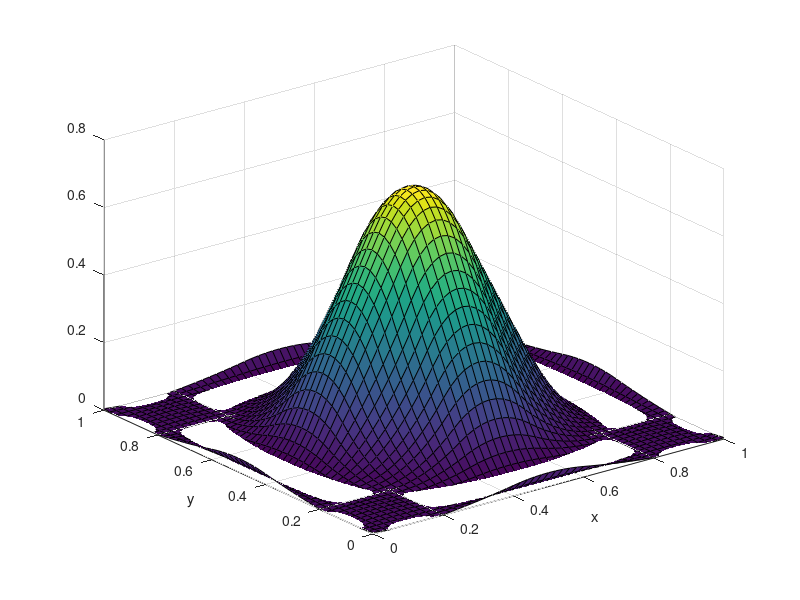
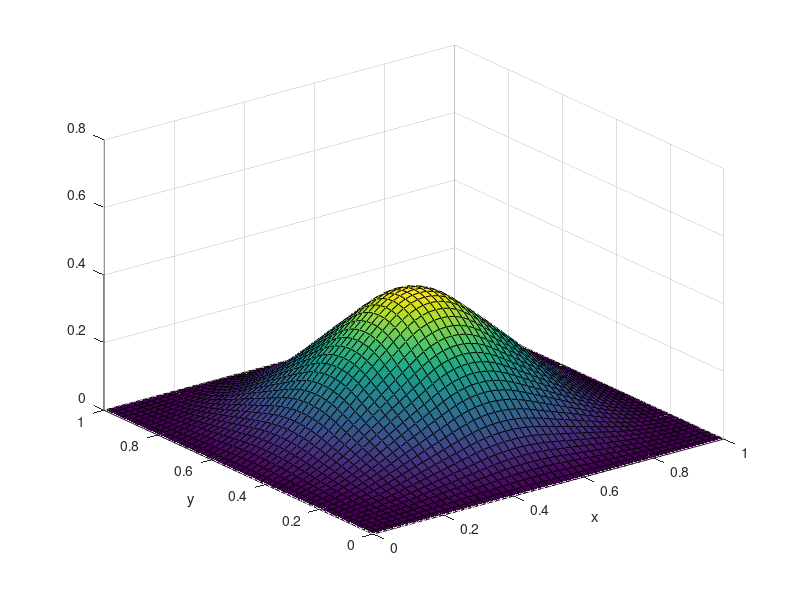

Write MATLAB code to recreate these figures, in order. (Note: a time limit stopped this script after it produced the figures.)
1;

% Build cartesian product of specified vectors.
% Vector orientation is arbitrary.
%
% Order: first component changes fastest
%
% a1, a2, ... - sequence of n vectors
%
% returns - array of n-columns containing all the combinations of values in aj
function c = cartesian(varargin)
  n = nargin;

  [F{1:n}] = ndgrid(varargin{:});
  for i = n:-1:1
    c(i,:) = F{i}(:);
  end
end

% Create a row vector of size n filled with val
function r = row_of(val, n)
  r = val * ones(1, n);
end


% Index conventions
%------------------
%
% DoFs             - zero-based
% Elements         - zero-based
% Knot elements    - zero-based
% Linear indices   - one-based


% Create an one-dimensional basis object from specified data.
% Performs some simple input validation.
%
% For a standard, clamped B-spline basis first and last elements of the knot vector
% should be repeated (p+1) times.
%
% p       - polynomial order
% points  - increasing sequence of values defining the mesh
% knot    - knot vector containing integer indices of mesh points (starting from 0)
%
% returns - structure describing the basis
function b = basis1d(p, points, knot)
  validateattributes(points, {}, {'increasing'});
  validateattributes(knot, {}, {'nondecreasing'});
  assert(max(knot) == length(points) - 1, sprintf('Invalid knot index: %d, points: %d)', max(knot), length(points)));

  b.p = p;
  b.points = points;
  b.knot = knot;
endfunction

% Number of basis functions (DoFs) in the 1D basis
function n = number_of_dofs(b)
  n = length(b.knot) - b.p - 1;
endfunction

% Number of elements the domain is subdivided into
function n = number_of_elements(b)
  n = length(b.points) - 1;
endfunction

% Domain point corresponding to i-th element of the knot vector
function x = knot_point(b, i)
  x = b.points(b.knot(i) + 1);
endfunction

% Row vector containing indices of all the DoFs
function idx = dofs1d(b)
  n = number_of_dofs(b);
  idx = 0 : n-1;
endfunction

% Enumerate degrees of freedom in a tensor product of 1D bases
%
% b1, b2, ...  - sequence of n 1D bases
%
% returns - array of indices (n-columns) of basis functions
function idx = dofs(varargin)
  if (nargin == 1)
    idx = dofs1d(varargin{:});
  else
    ranges = cellfun(@(b) dofs1d(b), varargin, 'UniformOutput', false);
    idx = cartesian(ranges{:});
  endif
endfunction

% Row vector containing indices of all the elements
function idx = elements1d(b)
  n = number_of_elements(b);
  idx = 0 : n-1;
endfunction

% Enumerate element indices for a tensor product of 1D bases
%
% b1, b2, ...  - sequence of n 1D bases
%
% returns - array of indices (n-columns) of element indices
function idx = elements(varargin)
  if (nargin == 1)
    idx = elements1d(varargin{:});
  else
    ranges = cellfun(@(b) elements1d(b), varargin, 'UniformOutput', false);
    idx = cartesian(ranges{:});
  endif
endfunction

% Index of the first DoF that is non-zero over the specified element
function idx = first_dof_on_element(e, b)
  idx = lookup(b.knot, e) - b.p - 1;
endfunction

% Row vector containing indices of DoFs that are non-zero over the specified element
%
% e - element index (scalar)
% b - 1D basis
function idx = dofs_on_element1d(e, b)
  a = first_dof_on_element(e, b);
  idx = a : a + b.p;
endfunction

% Row vector containing indices (columns) of DoFs that are non-zero over the specified element
%
% e      - element index (pair)
% bx, by - 1D bases
function idx = dofs_on_element2d(e, bx, by)
  rx = dofs_on_element1d(e(1), bx);
  ry = dofs_on_element1d(e(2), by);
  idx = cartesian(rx, ry);
endfunction

% Compute 1-based, linear index of tensor product DoF.
% Column-major order - first index component changes fastest.
%
% dof           - n-tuple index
% b1, b2,, ...  - sequence of n 1D bases
%
% returns - linearized scalar index
function idx = linear_index(dof, varargin)
  n = length(varargin);

  idx = dof(n);
  for i = n-1 : -1 : 1
    ni = number_of_dofs(varargin{i});
    idx = dof(i) + idx * ni;
  endfor

  idx += 1;
endfunction

% Assuming clamped B-spline basis, compute the polynomial order based on the knot
function p = degree_from_knot(knot)
  p = find(knot > 0, 1) - 2;
endfunction

% Create a knot without interior repeated nodes
%
% elems - number of elements to subdivide domain into
% p     - polynomial degree
function knot = simple_knot(elems, p)
  pad = ones(1, p);
  knot = [0 * pad, 0:elems, elems * pad];
endfunction


% Spline evaluation functions are based on:
%
%    The NURBS Book, L. Piegl, W. Tiller, Springer 1995


% Find index i such that x lies between points corresponding to knot(i) and knot(i+1)
function span = find_span(x, b)
  low  = b.p + 1;
  high = number_of_dofs(b) + 1;

  if (x >= knot_point(b, high))
    span = high - 1;
  elseif (x <= knot_point(b, low))
    span = low;
  else
    span = floor((low + high) / 2);
    while (x < knot_point(b, span) || x >= knot_point(b, span + 1))
      if (x < knot_point(b, span))
        high = span;
      else
        low = span;
      endif
      span = floor((low + high) / 2);
    endwhile
  endif
endfunction

% Compute values at point x of (p+1) basis functions that are nonzero over the element
% corresponding to specified span.
%
% span  - span containing x, as computed by function find_span
% x     - point of evaluation
% b     - basis
%
% returns - vector of size (p+1)
function out = evaluate_bspline_basis(span, x, b)
  p = b.p;
  out = zeros(p + 1, 1);
  left = zeros(p, 1);
  right = zeros(p, 1);

  out(1) = 1;
  for j = 1:p
    left(j)  = x - knot_point(b, span + 1 - j);
    right(j) = knot_point(b, span + j) - x;
    saved = 0;

    for r = 1:j
      tmp = out(r) / (right(r) + left(j - r + 1));
      out(r) = saved + right(r) * tmp;
      saved = left(j - r + 1) * tmp;
    endfor
    out(j + 1) = saved;
  endfor
endfunction

% Compute values and derivatives of order up to der at point x of (p+1) basis functions
% that are nonzero over the element corresponding to specified span.
%
% span  - span containing x, as computed by function find_span
% x     - point of evaluation
% b     - basis
%
% returns - array of size (p+1) x (der + 1) containing values and derivatives
function out = evaluate_bspline_basis_ders(span, x, b, der)
  p = b.p;
  out = zeros(p + 1, der + 1);
  left = zeros(p, 1);
  right = zeros(p, 1);
  ndu = zeros(p + 1, p + 1);
  a = zeros(2, p + 1);

  ndu(1, 1) = 1;
  for j = 1:p
    left(j)  = x - knot_point(b, span + 1 - j);
    right(j) = knot_point(b, span + j) - x;
    saved = 0;

    for r = 1:j
      ndu(j + 1, r) = right(r) + left(j - r + 1);
      tmp = ndu(r, j) / ndu(j + 1, r);
      ndu(r, j + 1) = saved + right(r) * tmp;
      saved = left(j - r + 1) * tmp;
    endfor
    ndu(j + 1, j + 1) = saved;
  endfor

  out(:, 1) = ndu(:, p + 1);

  for r = 0:p
    s1 = 1;
    s2 = 2;
    a(1, 1) = 1;

    for k = 1:der
      d = 0;
      rk = r - k;
      pk = p - k;
      if (r >= k)
        a(s2, 1) = a(s1, 1) / ndu(pk + 2, rk + 1);
        d = a(s2, 1) * ndu(rk + 1, pk + 1);
      endif
      j1 = max(-rk, 1);
      if (r - 1 <= pk)
        j2 = k - 1;
      else
        j2 = p - r;
      endif
      for j = j1:j2
        a(s2, j + 1) = (a(s1, j + 1) - a(s1, j)) / ndu(pk + 2, rk + j + 1);
        d = d + a(s2, j + 1) * ndu(rk + j + 1, pk + 1);
      endfor
      if (r <= pk)
        a(s2, k + 1) = -a(s1, k) / ndu(pk + 2, r + 1);
        d = d + a(s2, k + 1) * ndu(r + 1, pk + 1);
      endif
      out(r + 1, k + 1) = d;
      t = s1;
      s1 = s2;
      s2 = t;
    endfor
  endfor

  r = p;
  for k = 1:der
    for j = 1:p+1
      out(j, k + 1) = out(j, k + 1) * r;
    endfor
    r = r * (p - k);
  endfor

endfunction

% Evaluate combination of 2D B-splines at point x
function val = evaluate2d(u, x, bx, by)
  sx = find_span(x(1), bx);
  sy = find_span(x(2), by);

  valsx = evaluate_bspline_basis(sx, x(1), bx);
  valsy = evaluate_bspline_basis(sy, x(2), by);

  offx = sx - bx.p;
  offy = sy - by.p;

  val = 0;
  for i = 0:bx.p
    for j = 0:by.p
      val = val + u(offx + i, offy + j) * valsx(i + 1) * valsy(j + 1);
    endfor
  endfor
endfunction

% Compute value and gradient of combination of 1D B-splines at point x
function [val, grad] = evaluate_with_grad2d(u, x, bx, by)
  sx = find_span(x(1), bx);
  sy = find_span(x(2), by);

  valsx = evaluate_bspline_basis_ders(sx, x(1), bx, 1);
  valsy = evaluate_bspline_basis_ders(sy, x(2), by, 1);

  offx = sx - bx.p;
  offy = sy - by.p;

  val = 0;
  grad = [0 0];
  for i = 0:bx.p
    for j = 0:by.p
      c = u(offx + i, offy + j);
      val     += c * valsx(i + 1, 1) * valsy(j + 1, 1);
      grad(1) += c * valsx(i + 1, 2) * valsy(j + 1, 1);
      grad(2) += c * valsx(i + 1, 1) * valsy(j + 1, 2);
    endfor
  endfor
endfunction

% Returns a structure containing information about 1D basis functions that can be non-zero at x,
% with the following fields:
%   offset - difference between global DoF numbers and indices into vals array
%   vals   - array of size (p+1) x (der + 1) containing values and derivatives of basis functions at x
function data = eval_local_basis(x, b, ders)
  span = find_span(x, b);
  first = span - b.p - 1;
  data.offset = first - 1;
  data.vals = evaluate_bspline_basis_ders(span, x, b, ders);
endfunction

% Compute value and derivative of specified 1D basis function, given data computed
% by function eval_local_basis
function [v, dv] = eval_dof1d(dof, data, b)
  v = data.vals(dof - data.offset, 1);
  dv = data.vals(dof - data.offset, 2);
endfunction

% Compute value and gradient of specified 2D basis function, given data computed
% by function eval_local_basis
function [v, dv] = eval_dof2d(dof, datax, datay, bx, by)
  [a, da] = eval_dof1d(dof(1), datax, bx);
  [b, db] = eval_dof1d(dof(2), datay, by);
  v = a * b;
  dv = [da * b, a * db];
endfunction

% Creates a wrapper function that takes 2D basis function index as argument and returns
% its value and gradient
function f = basis_evaluator2d(x, bx, by, ders)
  datax = eval_local_basis(x(1), bx, 1);
  datay = eval_local_basis(x(2), by, 1);
  f = @(i) eval_dof2d(i, datax, datay, bx, by);
endfunction


% Value of 1D element mapping jacobian (size of the element)
function a = jacobian1d(e, b)
  a = b.points(e + 2) - b.points(e + 1);
endfunction

% Value of 2D element mapping jacobian (size of the element)
function a = jacobian2d(e, bx, by)
  a = jacobian1d(e(1), bx) * jacobian1d(e(2), by);
endfunction

% Row vector of points of the k-point Gaussian quadrature on [a, b]
function xs = quad_points(a, b, k)
  % Affine mapping [-1, 1] -> [a, b]
  map = @(x) 0.5 * (a * (1 - x) + b * (x + 1));
  switch (k)
    case 1
      xs = [0];
    case 2
      xs = [-0.5773502691896257645, ...
             0.5773502691896257645];
    case 3
      xs = [-0.7745966692414833770, ...
             0,                     ...
             0.7745966692414833770];
    case 4
      xs = [-0.8611363115940525752, ...
            -0.3399810435848562648, ...
             0.3399810435848562648, ...
             0.8611363115940525752];
    case 5
      xs = [-0.9061798459386639928, ...
            -0.5384693101056830910, ...
             0,                     ...
             0.5384693101056830910, ...
             0.9061798459386639928];
  endswitch
  xs = map(xs);
endfunction

% Row vector of weights of the k-point Gaussian quadrature on [a, b]
function ws = quad_weights(k)
  switch (k)
    case 1
      ws = [2];
    case 2
      ws = [1, 1];
    case 3
      ws = [0.55555555555555555556, ...
            0.88888888888888888889, ...
            0.55555555555555555556];
    case 4
      ws = [0.34785484513745385737, ...
            0.65214515486254614263, ...
            0.65214515486254614263, ...
            0.34785484513745385737];
    case 5
      ws = [0.23692688505618908751, ...
            0.47862867049936646804, ...
            0.56888888888888888889, ...
            0.47862867049936646804, ...
            0.23692688505618908751]
  endswitch
  % Gaussian quadrature is defined on [-1, 1], we use [0, 1]
  ws = ws / 2;
endfunction

% Create array of structures containing quadrature data for integrating over 2D element
%
% e      - element index (pair)
% k      - quadrature order
% bx, by - 1D bases
%
% returns - array of structures with fields
%              x - point
%              w - weight
function qs = quad_data2d(e, k, bx, by)
  xs = quad_points(bx.points(e(1) + 1), bx.points(e(1) + 2), k);
  ys = quad_points(by.points(e(2) + 1), by.points(e(2) + 2), k);
  ws = quad_weights(k);

  for i = 1:k
    for j = 1:k
      qs(i, j).x = [xs(i), ys(j)];
      qs(i, j).w = ws(i) * ws(j);
    endfor
  endfor
  qs = reshape(qs, 1, []);

endfunction

% Row vector containing indices (columns) of DoFs non-zero on the left edge
function ds = boundary_dofs_left(bx, by)
  ny = number_of_dofs(by);

  ds = [row_of(0, ny); dofs(by)];
endfunction

% Row vector containing indices (columns) of DoFs non-zero on the right edge
function ds = boundary_dofs_right(bx, by)
  nx = number_of_dofs(bx);
  ny = number_of_dofs(by);

  ds = [row_of(nx - 1, ny); dofs(by)];
endfunction

% Row vector containing indices (columns) of DoFs non-zero on the bottom edge
function ds = boundary_dofs_bottom(bx, by)
  nx = number_of_dofs(bx);

  ds = [dofs(bx); row_of(0, nx)];
endfunction

% Row vector containing indices (columns) of DoFs non-zero on the top edge
function ds = boundary_dofs_top(bx, by)
  nx = number_of_dofs(bx);
  ny = number_of_dofs(by);

  ds = [dofs(bx); row_of(ny - 1, nx)];
endfunction

% Row vector containing indices (columns) of DoFs non-zero on some part of the boundary
function ds = boundary_dofs2d(bx, by)
  left   = boundary_dofs_left(bx, by);
  right  = boundary_dofs_right(bx, by);
  bottom = boundary_dofs_bottom(bx, by);
  top    = boundary_dofs_top(bx, by);

  ds = [left, right, top(:,2:end-1), bottom(:,2:end-1)];
endfunction

% Modify matrix and right-hand side to enforce uniform (zero) Dirichlet boundary conditions
%
% M      - matrix
% F      - right-hand side
% dofs   - degrees of freedom to be fixed
% bx, by - 1D bases
%
% returns - modified M and F
function [M, F] = dirichlet_bc_uniform(M, F, dofs, bx, by)
  for d = dofs
    i = linear_index(d, bx, by);
    M(i, :) = 0;
    M(i, i) = 1;
    F(i) = 0;
  endfor
endfunction


% Evaluate function on a 2D cartesian product grid
%
% f      - function accepting 2D point as a two-element vector
% xs, ys - 1D arrays of coordinates
%
% returns - 2D array of values with (i, j) -> f( xs(j), ys(i) )
%           (this order is compatible with plotting functions)
function vals = evaluate_on_grid(f, xs, ys)
  [X, Y] = meshgrid(xs, ys);
  vals = arrayfun(@(x, y) f([x y]), X, Y);
endfunction

% Subdivide xr and yr into N equal size elements
function [xs, ys] = make_grid(xr, yr, N)
  xs = linspace(xr(1), xr(2), N + 1);
  ys = linspace(yr(1), yr(2), N + 1);
endfunction

% Plot 2D B-spline with coefficients u on a square given as product of xr and yr
%
% u      - matrix of coefficients
% xr, yr - intervals specifying the domain, given as two-element vectors
% N      - number of plot 'pixels' in each direction
% bx, by - 1D bases
%
% Domain given by xr and yr should be contained in the domain of the B-spline bases
function surface_plot_spline(u, xr, yr, N, bx, by)
  [xs, ys] = make_grid(xr, yr, N);
  vals = evaluate_on_grid(@(x) evaluate2d(u, x, bx, by), xs, ys);
  surface_plot_values(vals, xs, ys);
endfunction

% Plot array of values
%
% vals   - 2D array of size [length(ys), length(xs)]
% xs, ys - 1D arrays of coordinates
function surface_plot_values(vals, xs, ys)
  surf(xs, ys, vals);
  xlabel('x');
  ylabel('y');
endfunction


% Compute L2-projection of f onto 2D B-spline space spanned by the tensor product
% of bases bx and by
%
% f      - real-valued function taking two-element vector argument
% bx, by - 1D basis
%
% returns - matrix of coefficients
function u = project2d(f, bx, by)
  nx = number_of_dofs(bx);
  ny = number_of_dofs(by);
  n = nx * ny;
  k = max([bx.p, by.p]) + 1;
  idx = @(dof) linear_index(dof, bx, by);

  M = sparse(n, n);
  F = zeros(n, 1);

  for e = elements(bx, by)
    J = jacobian2d(e, bx, by);
    for q = quad_data2d(e, k, bx, by)
      basis = basis_evaluator2d(q.x, bx, by);

      for i = dofs_on_element2d(e, bx, by)
        v = basis(i);
        for j = dofs_on_element2d(e, bx, by)
          u = basis(j);
          M(idx(i), idx(j)) += u * v * q.w * J;
        endfor

        F(idx(i)) += f(q.x) * v * q.w * J;
      endfor
    endfor
  endfor

  u = reshape(M \ F, nx, ny);
endfunction




% Auxiliary function saving plot to a file with name including iteration number
function save_plot(u, iter, bx, by)
  N = 50;
  h = figure('visible', 'off');
  surface_plot_spline(u, [0 1], [0 1], N, bx, by);
  zlim([0 0.8]);
  printf('Save as out_%d.png\n');
  saveas(h, sprintf('out_%d.png', iter));
endfunction

function y=phi(r)
  #smooth 1 for r from -1 to 1
  val=(r*r*r*r-1)^2;
  if (val<1 && val>0)
    y=val;
  else
    y=0;
  endif
endfunction

function y=init_state_ball(x)
  dist = sqrt((x(1)-0.5)^2+(x(2)-0.5)^2);
  alpha=0.8; #hight of the initial state
  lambda=4.0; #thickness of the initial state is 1/lambda
  y=alpha*phi(lambda*dist);
endfunction

function y=init_state_1(x)
  y=x(2);
endfunction

% Input data
knot = simple_knot(5, 2);     % knot vector (5,2)
dt = 0.001;                    % time step size
theta = 0;                  % scheme parameter (0 - explicit Euler, 1 - implicit Euler, 1/2 - Crank-Nicolson)
K = 100;                       % number of time steps

% Problem formulation
%f = @(t, x) 1;
%init_state = @(x) 0;
f = @(t, x) 0;
init_state = @(x) init_state_ball(x);

% Setup
p = degree_from_knot(knot);
k = p + 1;

points = linspace(0, 1, max(knot) + 1);

bx = basis1d(p, points, knot);
by = basis1d(p, points, knot);

nx = number_of_dofs(bx);
ny = number_of_dofs(by);
n = nx * ny;

M = sparse(n, n);
F = zeros(n, 1);

idx = @(dof) linear_index(dof, bx, by);

% Assemble the matrix
for e = elements(bx, by)
  J = jacobian2d(e, bx, by);
  for q = quad_data2d(e, k, bx, by)
    basis = basis_evaluator2d(q.x, bx, by);

    for i = dofs_on_element2d(e, bx, by)
      [v, dv] = basis(i);
      for j = dofs_on_element2d(e, bx, by)
        [u, du] = basis(j);
        val = u * v;
        M(idx(i), idx(j)) += val * q.w * J;
      endfor
    endfor
  endfor
endfor

% Modify the matrix to account for uniform Dirichlet boundary conditions
fixed_dofs = boundary_dofs2d(bx, by);
[M, F] = dirichlet_bc_uniform(M, F, fixed_dofs, bx, by);

% Put the initial state into u
u = project2d(init_state, bx, by);

% Plot the initial state
save_plot(u, 0, bx, by);

% Time stepping loop
for m = 1:K
  t = m * dt;
  printf('Iter %d, t = %f\n', m, t);

  % Assemble the right-hand side
  F(:) = 0;
  for e = elements(bx, by)
    J = jacobian2d(e, bx, by);
    for q = quad_data2d(e, k, bx, by)
      basis = basis_evaluator2d(q.x, bx, by);

      % u - solution from the previous time step
      [U, dU] = evaluate_with_grad2d(u, q.x, bx, by);
      fval = theta * f(t, q.x) + (1 - theta) * f(t - dt, q.x);

      for i = dofs_on_element2d(e, bx, by)
        [v, dv] = basis(i);

        rhs = U * v - dt * (1 - theta) * dot(dU, dv) + dt * fval;
        F(idx(i)) += rhs * q.w * J;
      endfor
    endfor
  endfor

  % Impose boundary conditions
  for d = fixed_dofs
    F(idx(d)) = 0;
  endfor

  % Solve
  u = reshape(M \ F, nx, ny);

  % Plot the solution
  if mod(m,10)==0
    save_plot(u, m, bx, by);
  endif
endfor
